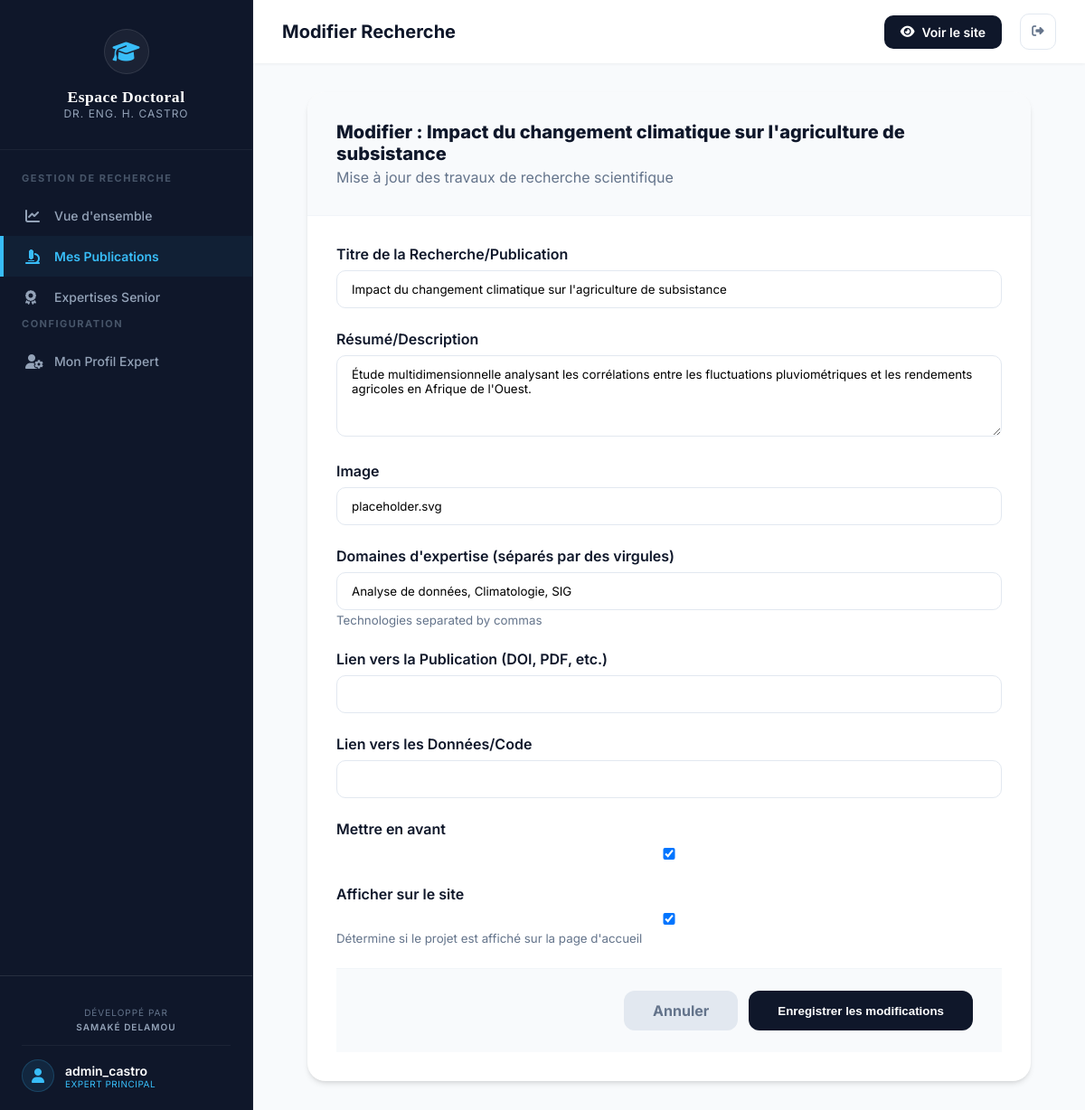
The page /dashboard/projects/7/edit/ (signed in) on the database as committed earlier.
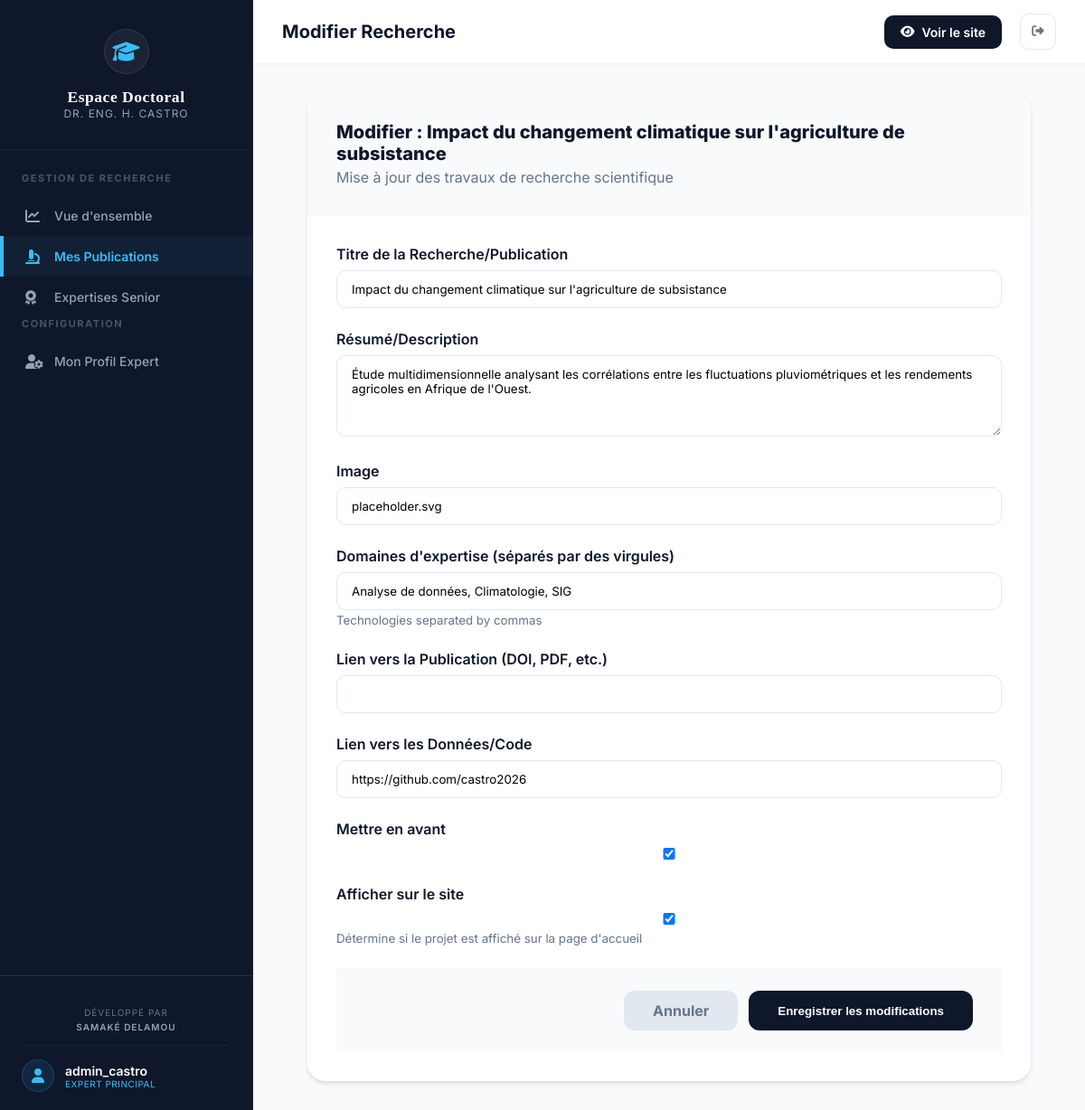
The same page on the database as committed later.
### home/models.py (models this page shows, shortened)
class Project(models.Model):
    title = models.CharField(max_length=200)
    description = models.TextField()
    image = models.URLField(default="placeholder.svg")
    technologies = models.CharField(max_length=500, help_text="Technologies separated by commas")
    project_url = models.URLField(blank=True, null=True)
    github_url = models.URLField(blank=True, null=True)
    featured = models.BooleanField(default=False)
    is_visible = models.BooleanField(default=True, help_text="Détermine si le projet est affiché sur la page d'accueil")
    created_at = models.DateTimeField(auto_now_add=True)
    updated_at = models.DateTimeField(auto_now=True)

### home/views.py (the view)
# urls.py: path('dashboard/projects/<int:pk>/edit/', views.edit_project, name='dashboard_project_edit'),
@login_required
def edit_project(request, pk):
    project = get_object_or_404(Project, pk=pk)
    if request.method == 'POST':
        form = ProjectForm(request.POST, request.FILES, instance=project)
        if form.is_valid():
            form.save()
            messages.success(request, "Projet mis à jour avec succès !")
            return redirect('dashboard_projects')
        else:
            messages.error(request, "Erreur lors de la modification du projet. Veuillez vérifier le formulaire.")
    else:
        form = ProjectForm(instance=project)
    return render(request, 'home/project_form.html', {'form': form, 'project': project})

### home/forms.py
class ProjectForm(forms.ModelForm):
    class Meta:
        model = Project
        fields = [
            'title',
            'description',
            'image',
            'technologies',
            'project_url',
            'github_url',
            'featured',
            'is_visible',
        ]
        labels = {
            'title': 'Titre de la Recherche/Publication',
            'description': 'Résumé/Description',
            'technologies': 'Domaines d\'expertise (séparés par des virgules)',
            'project_url': 'Lien vers la Publication (DOI, PDF, etc.)',
            'github_url': 'Lien vers les Données/Code',
            'featured': 'Mettre en avant',
            'is_visible': 'Afficher sur le site',
        }
        widgets = {
            'description': forms.Textarea(attrs={'rows': 4}),
        }

### home/templates/home/project_form.html (shortened to what this page needs)
{% extends 'home/dashboard_base.html' %}
{% load static %}
{% block header_title %}Modifier Recherche{% endblock %}
{% block content %}
<div class="form-card">
    <div class="form-header">
        <h3 style="font-size: 20px; font-weight: 800;">Modifier : {{ project.title }}</h3>
        <p style="color: var(--secondary); margin-top: 4px;">Mise à jour des travaux de recherche scientifique</p>
    </div>
    <form method="post" enctype="multipart/form-data" class="form-body">
        {% for field in form %}
            <div class="form-group-modern">
                <label for="{{ field.id_for_label }}">{{ field.label }}</label>
                {{ field }}
                {% if field.help_text %}
                    <small style="color: var(--secondary);">{{ field.help_text }}</small>
                {% endif %}
            </div>
        {% endfor %}
        <div class="form-footer">
            <a href="{% url 'dashboard_projects' %}" class="btn-cancel">Annuler</a>
            <button type="submit" class="btn-save">Enregistrer les modifications</button>
        </div>
    </form>
</div>
{% endblock %}

Rows that differ between the two databases and show on the page:
changed Project "Impact du changement climatique sur l'agriculture de subsistance": github_url (not shown) → "https://github.com/castro2026"
